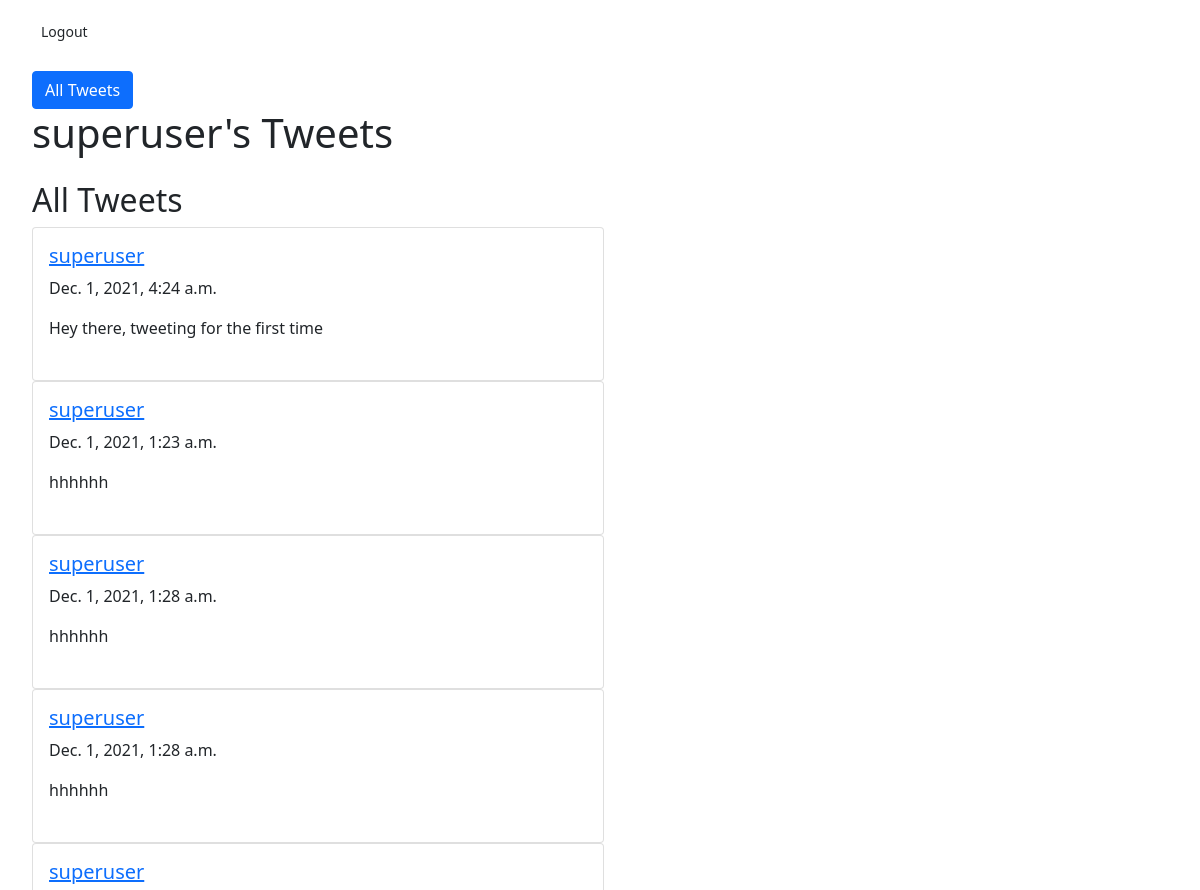
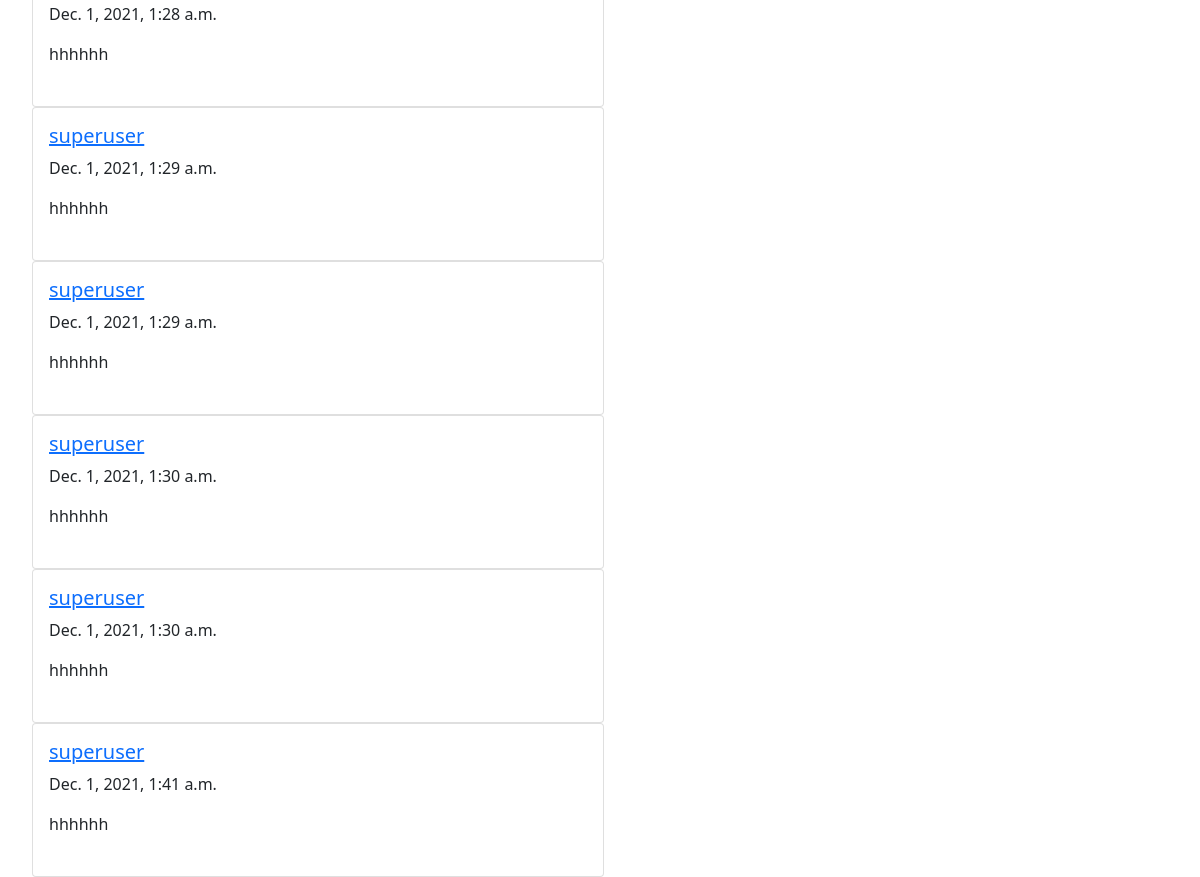
Before: /profile?id=1 with the older database file (2 pictures, top to bottom).
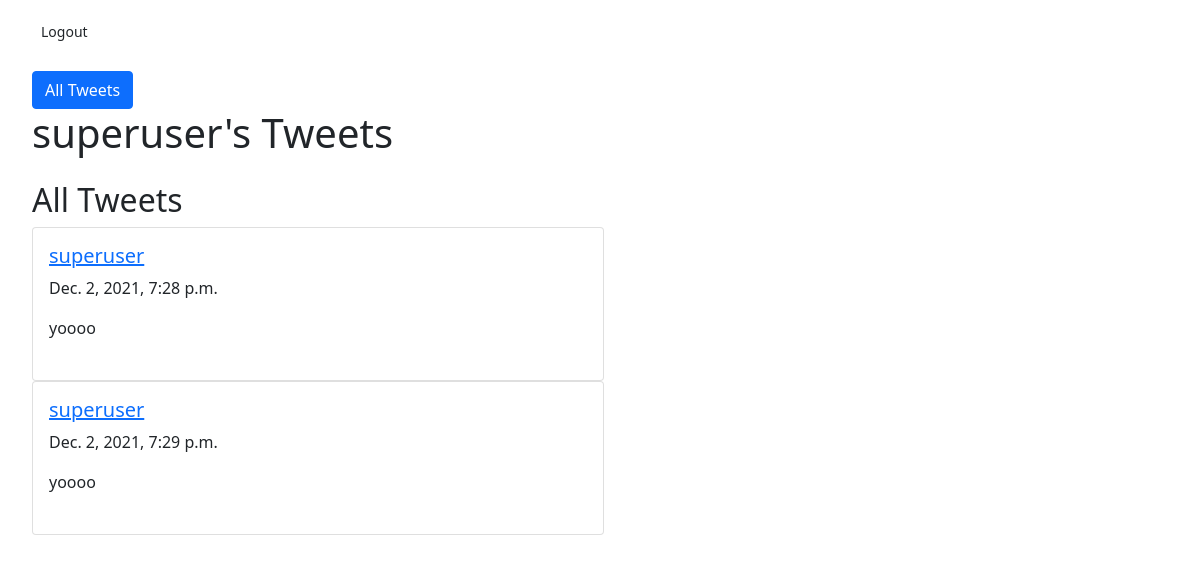
After: the same page with the newer database file.
### tweeterApp/models.py (models this page shows)
class Tweet(models.Model):
  body = models.TextField()
  timestamp = models.DateTimeField(auto_now = True)
  author = models.ForeignKey(User, on_delete = models.DO_NOTHING)
  likes = models.IntegerField(default = 0)

### tweeterApp/views.py (the view)
# urls.py: path('profile', profile, name='profile'),
def profile(request):
  author = Tweet.objects.get(id=request.GET['id']).author
  print(author)
  tweets = Tweet.objects.filter(author=author)
  return render(request, 'profile.html', {"tweets": tweets, "author": author}) #want to pass in the tweets for this user

### tweeterApp/templates/profile.html (shortened to what this page needs)
<!doctype html>
<html lang="en">
  <head>
    <link href="https://cdn.jsdelivr.net/npm/bootstrap@5.1.3/dist/css/bootstrap.min.css" rel="stylesheet">
  </head>
  <body style="margin-left: 2rem; margin-top: 1rem">
    <div>
      <a class="btn btn-sm" href="logout">Logout</a>
      <a class="btn btn-primary" href="home">All Tweets</a>
      <h1>{{author}}'s Tweets</h1>
    </div>
    <div class="row align-items-start">
      <div class="col-md-6">
        <h2 style="margin-top: 1rem">All Tweets</h2>
        {% for tweet in tweets %}
        <div class="col-md-12">
          <div class="card">
            <div class="card-body">
              <h5><a href="profile?id={{tweet.id}}">{{tweet.author}}</a></h5>
              <p>{{tweet.timestamp}}</p>
              {{tweet.body}}
              <br></br>
            </div>
          </div>
        </div>
        {% endfor %}
      </div>
    </div>
  </body>
</html>

Changed rows visible on the page:
no longer on this page (row edited): Tweet: author "superuser", timestamp "Dec. 1, 2021, 1:28 a.m.", body "hhhhhh"
removed Tweet: author "superuser", timestamp "Dec. 1, 2021, 1:28 a.m.", body "hhhhhh"
removed Tweet: author "superuser", timestamp "Dec. 1, 2021, 1:28 a.m.", body "hhhhhh"
removed Tweet: author "superuser", timestamp "Dec. 1, 2021, 1:29 a.m.", body "hhhhhh"
removed Tweet: author "superuser", timestamp "Dec. 1, 2021, 1:29 a.m.", body "hhhhhh"
removed Tweet: author "superuser", timestamp "Dec. 1, 2021, 1:30 a.m.", body "hhhhhh"
removed Tweet: author "superuser", timestamp "Dec. 1, 2021, 1:30 a.m.", body "hhhhhh"
removed Tweet: author "superuser", timestamp "Dec. 1, 2021, 1:41 a.m.", body "hhhhhh"
changed Tweet: timestamp "Dec. 1, 2021, 4:24 a.m." → "Dec. 2, 2021, 7:28 p.m."; body "Hey there, tweeting for the first time" → "yoooo"
changed Tweet: timestamp "Dec. 1, 2021, 1:23 a.m." → "Dec. 2, 2021, 7:29 p.m."; body "hhhhhh" → "yoooo"
